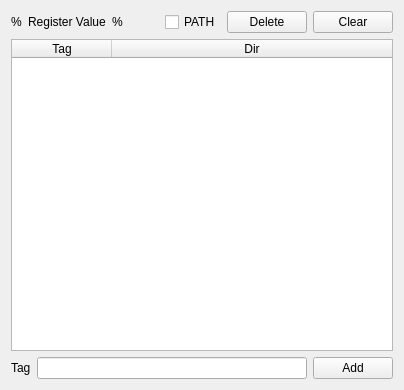
<?xml version="1.0" encoding="UTF-8"?>
<ui version="4.0">
 <class>RegisterDirWidgetItem</class>
 <widget class="QWidget" name="RegisterDirWidgetItem">
  <property name="geometry">
   <rect>
    <x>0</x>
    <y>0</y>
    <width>404</width>
    <height>390</height>
   </rect>
  </property>
  <property name="windowTitle">
   <string>RegisterDirWidgetItem</string>
  </property>
  <layout class="QVBoxLayout" name="verticalLayout">
   <item>
    <layout class="QHBoxLayout" name="horizontalLayout">
     <item>
      <widget class="QLabel" name="Prefix">
       <property name="text">
        <string>%</string>
       </property>
      </widget>
     </item>
     <item>
      <widget class="QLabel" name="RegisterValue">
       <property name="sizePolicy">
        <sizepolicy hsizetype="Preferred" vsizetype="Preferred">
         <horstretch>0</horstretch>
         <verstretch>0</verstretch>
        </sizepolicy>
       </property>
       <property name="text">
        <string>Register Value</string>
       </property>
      </widget>
     </item>
     <item>
      <widget class="QLabel" name="Suffix">
       <property name="text">
        <string>%</string>
       </property>
      </widget>
     </item>
     <item>
      <spacer name="horizontalSpacer">
       <property name="orientation">
        <enum>Qt::Horizontal</enum>
       </property>
       <property name="sizeHint" stdset="0">
        <size>
         <width>40</width>
         <height>20</height>
        </size>
       </property>
      </spacer>
     </item>
     <item>
      <widget class="QCheckBox" name="Path">
       <property name="text">
        <string>PATH</string>
       </property>
      </widget>
     </item>
     <item>
      <widget class="QPushButton" name="Delete">
       <property name="text">
        <string>Delete</string>
       </property>
      </widget>
     </item>
     <item>
      <widget class="QPushButton" name="Clear">
       <property name="text">
        <string>Clear</string>
       </property>
      </widget>
     </item>
    </layout>
   </item>
   <item>
    <widget class="QTableWidget" name="RegisterTable">
     <property name="editTriggers">
      <set>QAbstractItemView::NoEditTriggers</set>
     </property>
     <property name="sortingEnabled">
      <bool>true</bool>
     </property>
     <attribute name="horizontalHeaderCascadingSectionResizes">
      <bool>true</bool>
     </attribute>
     <attribute name="horizontalHeaderShowSortIndicator" stdset="0">
      <bool>true</bool>
     </attribute>
     <attribute name="horizontalHeaderStretchLastSection">
      <bool>true</bool>
     </attribute>
     <attribute name="verticalHeaderVisible">
      <bool>false</bool>
     </attribute>
     <column>
      <property name="text">
       <string>Tag</string>
      </property>
     </column>
     <column>
      <property name="text">
       <string>Dir</string>
      </property>
     </column>
    </widget>
   </item>
   <item>
    <layout class="QHBoxLayout" name="horizontalLayout_2">
     <item>
      <widget class="QLabel" name="label_2">
       <property name="text">
        <string>Tag</string>
       </property>
      </widget>
     </item>
     <item>
      <widget class="QLineEdit" name="Tag">
       <property name="sizePolicy">
        <sizepolicy hsizetype="Expanding" vsizetype="Fixed">
         <horstretch>1</horstretch>
         <verstretch>0</verstretch>
        </sizepolicy>
       </property>
      </widget>
     </item>
     <item>
      <widget class="QPushButton" name="Add">
       <property name="text">
        <string>Add</string>
       </property>
      </widget>
     </item>
    </layout>
   </item>
  </layout>
 </widget>
 <layoutdefault spacing="6" margin="11"/>
 <resources/>
 <connections/>
</ui>
